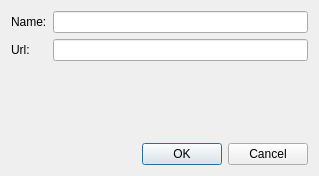
<?xml version="1.0" encoding="UTF-8"?>
<ui version="4.0">
 <class>RemoteInfoDialog</class>
 <widget class="QDialog" name="RemoteInfoDialog">
  <property name="geometry">
   <rect>
    <x>0</x>
    <y>0</y>
    <width>319</width>
    <height>176</height>
   </rect>
  </property>
  <property name="windowTitle">
   <string>Dialog</string>
  </property>
  <layout class="QVBoxLayout" name="verticalLayout">
   <item>
    <layout class="QFormLayout" name="formLayout">
     <item row="0" column="0">
      <widget class="QLabel" name="label">
       <property name="text">
        <string>Name:</string>
       </property>
      </widget>
     </item>
     <item row="0" column="1">
      <widget class="QLineEdit" name="lineEditName"/>
     </item>
     <item row="1" column="0">
      <widget class="QLabel" name="label_2">
       <property name="text">
        <string>Url:</string>
       </property>
      </widget>
     </item>
     <item row="1" column="1">
      <widget class="QLineEdit" name="lineEditUrl"/>
     </item>
    </layout>
   </item>
   <item>
    <spacer name="verticalSpacer">
     <property name="orientation">
      <enum>Qt::Vertical</enum>
     </property>
     <property name="sizeHint" stdset="0">
      <size>
       <width>20</width>
       <height>65</height>
      </size>
     </property>
    </spacer>
   </item>
   <item>
    <widget class="QDialogButtonBox" name="buttonBox">
     <property name="orientation">
      <enum>Qt::Horizontal</enum>
     </property>
     <property name="standardButtons">
      <set>QDialogButtonBox::Cancel|QDialogButtonBox::Ok</set>
     </property>
    </widget>
   </item>
  </layout>
 </widget>
 <resources/>
 <connections>
  <connection>
   <sender>buttonBox</sender>
   <signal>accepted()</signal>
   <receiver>RemoteInfoDialog</receiver>
   <slot>accept()</slot>
   <hints>
    <hint type="sourcelabel">
     <x>248</x>
     <y>254</y>
    </hint>
    <hint type="destinationlabel">
     <x>157</x>
     <y>274</y>
    </hint>
   </hints>
  </connection>
  <connection>
   <sender>buttonBox</sender>
   <signal>rejected()</signal>
   <receiver>RemoteInfoDialog</receiver>
   <slot>reject()</slot>
   <hints>
    <hint type="sourcelabel">
     <x>316</x>
     <y>260</y>
    </hint>
    <hint type="destinationlabel">
     <x>286</x>
     <y>274</y>
    </hint>
   </hints>
  </connection>
 </connections>
</ui>
